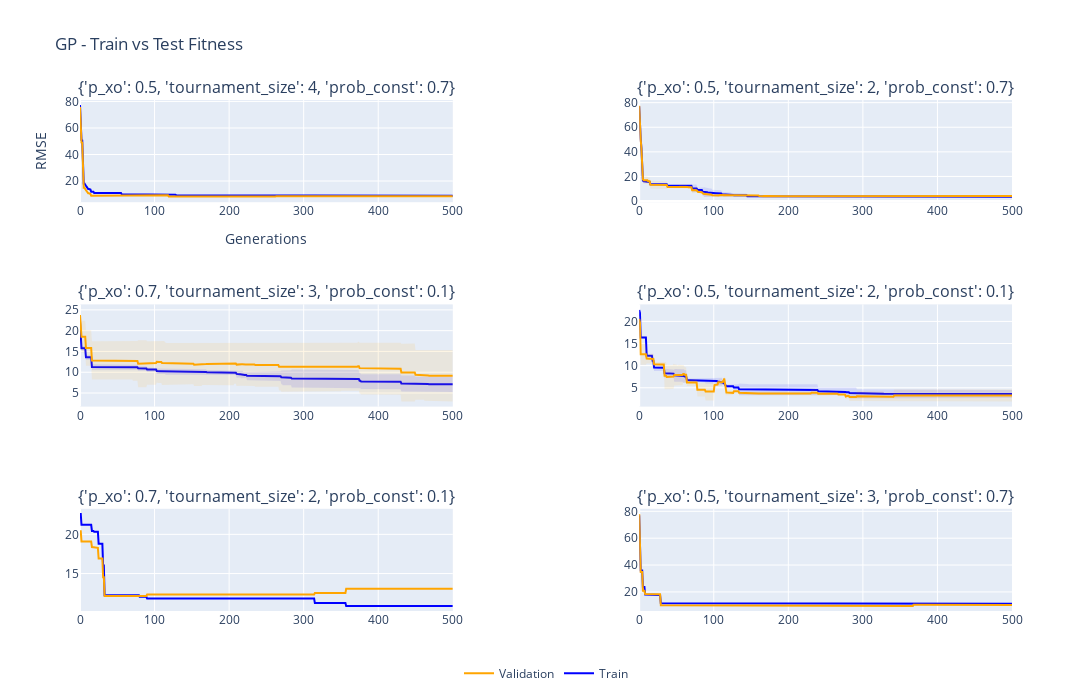

The code cell stored with this chart in its notebook:
### Markdown cell above
## Brief Bloat and Overfitting Discussion 

- Following nested cross-validation with grid search, the chosen hyperparameters remained varied.

- Solutions converge rapidly and plateau within the first 100 iterations, while continuing to grow in size—an unmistakable sign of bloat.

- In most cases, the training and validation curves align closely, indicating minimal overfitting.

### Code cell
fit_and_size_per_comb(10,MODEL_NAME,n_rows=3,n_cols=2)

### Figure 1 — Plotly figure (JSON) as saved in the notebook; plotly's stock layout.template omitted (floating-point values rounded to 4 significant figures; data arrays with more than 128 entries replaced by an {"elided": "..."} marker saying what was removed)
{"data": [{"line": {"color": "blue"}, "mode": "lines", "name": "Train", "showlegend": true, "type": "scatter", "x": {"elided": "501 int values"}, "xaxis": "x", "y": {"elided": "501 float values"}, "yaxis": "y"}, {"line": {"width": 0}, "mode": "lines", "name": "+1 std Train", "showlegend": false, "type": "scatter", "x": {"elided": "501 int values"}, "xaxis": "x", "y": {"elided": "501 float values"}, "yaxis": "y"}, {"fill": "tonexty", "fillcolor": "rgba(0,0,255,0.1)", "line": {"width": 0}, "mode": "lines", "name": "-1 std Train", "showlegend": false, "type": "scatter", "x": {"elided": "501 int values"}, "xaxis": "x", "y": {"elided": "501 float values"}, "yaxis": "y"}, {"line": {"color": "orange"}, "mode": "lines", "name": "Validation", "showlegend": true, "type": "scatter", "x": {"elided": "501 int values"}, "xaxis": "x", "y": {"elided": "501 float values"}, "yaxis": "y"}, {"line": {"width": 0}, "mode": "lines", "name": "+1 std Val", "showlegend": false, "type": "scatter", "x": {"elided": "501 int values"}, "xaxis": "x", "y": {"elided": "501 float values"}, "yaxis": "y"}, {"fill": "tonexty", "fillcolor": "rgba(255,165,0,0.1)", "line": {"width": 0}, "mode": "lines", "name": "-1 std Val", "showlegend": false, "type": "scatter", "x": {"elided": "501 int values"}, "xaxis": "x", "y": {"elided": "501 float values"}, "yaxis": "y"}, {"line": {"color": "blue"}, "mode": "lines", "name": "Train", "showlegend": false, "type": "scatter", "x": {"elided": "501 int values"}, "xaxis": "x2", "y": {"elided": "501 float values"}, "yaxis": "y2"}, {"line": {"width": 0}, "mode": "lines", "name": "+1 std Train", "showlegend": false, "type": "scatter", "x": {"elided": "501 int values"}, "xaxis": "x2", "y": {"elided": "501 float values"}, "yaxis": "y2"}, {"fill": "tonexty", "fillcolor": "rgba(0,0,255,0.1)", "line": {"width": 0}, "mode": "lines", "name": "-1 std Train", "showlegend": false, "type": "scatter", "x": {"elided": "501 int values"}, "xaxis": "x2", "y": {"elided": "501 float values"}, "yaxis": "y2"}, {"line": {"color": "orange"}, "mode": "lines", "name": "Validation", "showlegend": false, "type": "scatter", "x": {"elided": "501 int values"}, "xaxis": "x2", "y": {"elided": "501 float values"}, "yaxis": "y2"}, {"line": {"width": 0}, "mode": "lines", "name": "+1 std Val", "showlegend": false, "type": "scatter", "x": {"elided": "501 int values"}, "xaxis": "x2", "y": {"elided": "501 float values"}, "yaxis": "y2"}, {"fill": "tonexty", "fillcolor": "rgba(255,165,0,0.1)", "line": {"width": 0}, "mode": "lines", "name": "-1 std Val", "showlegend": false, "type": "scatter", "x": {"elided": "501 int values"}, "xaxis": "x2", "y": {"elided": "501 float values"}, "yaxis": "y2"}, {"line": {"color": "blue"}, "mode": "lines", "name": "Train", "showlegend": false, "type": "scatter", "x": {"elided": "501 int values"}, "xaxis": "x3", "y": {"elided": "501 float values"}, "yaxis": "y3"}, {"line": {"width": 0}, "mode": "lines", "name": "+1 std Train", "showlegend": false, "type": "scatter", "x": {"elided": "501 int values"}, "xaxis": "x3", "y": {"elided": "501 float values"}, "yaxis": "y3"}, {"fill": "tonexty", "fillcolor": "rgba(0,0,255,0.1)", "line": {"width": 0}, "mode": "lines", "name": "-1 std Train", "showlegend": false, "type": "scatter", "x": {"elided": "501 int values"}, "xaxis": "x3", "y": {"elided": "501 float values"}, "yaxis": "y3"}, {"line": {"color": "orange"}, "mode": "lines", "name": "Validation", "showlegend": false, "type": "scatter", "x": {"elided": "501 int values"}, "xaxis": "x3", "y": {"elided": "501 float values"}, "yaxis": "y3"}, {"line": {"width": 0}, "mode": "lines", "name": "+1 std Val", "showlegend": false, "type": "scatter", "x": {"elided": "501 int values"}, "xaxis": "x3", "y": {"elided": "501 float values"}, "yaxis": "y3"}, {"fill": "tonexty", "fillcolor": "rgba(255,165,0,0.1)", "line": {"width": 0}, "mode": "lines", "name": "-1 std Val", "showlegend": false, "type": "scatter", "x": {"elided": "501 int values"}, "xaxis": "x3", "y": {"elided": "501 float values"}, "yaxis": "y3"}, {"line": {"color": "blue"}, "mode": "lines", "name": "Train", "showlegend": false, "type": "scatter", "x": {"elided": "501 int values"}, "xaxis": "x4", "y": {"elided": "501 float values"}, "yaxis": "y4"}, {"line": {"width": 0}, "mode": "lines", "name": "+1 std Train", "showlegend": false, "type": "scatter", "x": {"elided": "501 int values"}, "xaxis": "x4", "y": {"elided": "501 float values"}, "yaxis": "y4"}, {"fill": "tonexty", "fillcolor": "rgba(0,0,255,0.1)", "line": {"width": 0}, "mode": "lines", "name": "-1 std Train", "showlegend": false, "type": "scatter", "x": {"elided": "501 int values"}, "xaxis": "x4", "y": {"elided": "501 float values"}, "yaxis": "y4"}, {"line": {"color": "orange"}, "mode": "lines", "name": "Validation", "showlegend": false, "type": "scatter", "x": {"elided": "501 int values"}, "xaxis": "x4", "y": {"elided": "501 float values"}, "yaxis": "y4"}, {"line": {"width": 0}, "mode": "lines", "name": "+1 std Val", "showlegend": false, "type": "scatter", "x": {"elided": "501 int values"}, "xaxis": "x4", "y": {"elided": "501 float values"}, "yaxis": "y4"}, {"fill": "tonexty", "fillcolor": "rgba(255,165,0,0.1)", "line": {"width": 0}, "mode": "lines", "name": "-1 std Val", "showlegend": false, "type": "scatter", "x": {"elided": "501 int values"}, "xaxis": "x4", "y": {"elided": "501 float values"}, "yaxis": "y4"}, {"line": {"color": "blue"}, "mode": "lines", "name": "Train", "showlegend": false, "type": "scatter", "x": {"elided": "501 int values"}, "xaxis": "x5", "y": {"elided": "501 float values"}, "yaxis": "y5"}, {"line": {"width": 0}, "mode": "lines", "name": "+1 std Train", "showlegend": false, "type": "scatter", "x": {"elided": "501 int values"}, "xaxis": "x5", "y": {"elided": "501 float values"}, "yaxis": "y5"}, {"fill": "tonexty", "fillcolor": "rgba(0,0,255,0.1)", "line": {"width": 0}, "mode": "lines", "name": "-1 std Train", "showlegend": false, "type": "scatter", "x": {"elided": "501 int values"}, "xaxis": "x5", "y": {"elided": "501 float values"}, "yaxis": "y5"}, {"line": {"color": "orange"}, "mode": "lines", "name": "Validation", "showlegend": false, "type": "scatter", "x": {"elided": "501 int values"}, "xaxis": "x5", "y": {"elided": "501 float values"}, "yaxis": "y5"}, {"line": {"width": 0}, "mode": "lines", "name": "+1 std Val", "showlegend": false, "type": "scatter", "x": {"elided": "501 int values"}, "xaxis": "x5", "y": {"elided": "501 float values"}, "yaxis": "y5"}, {"fill": "tonexty", "fillcolor": "rgba(255,165,0,0.1)", "line": {"width": 0}, "mode": "lines", "name": "-1 std Val", "showlegend": false, "type": "scatter", "x": {"elided": "501 int values"}, "xaxis": "x5", "y": {"elided": "501 float values"}, "yaxis": "y5"}, {"line": {"color": "blue"}, "mode": "lines", "name": "Train", "showlegend": false, "type": "scatter", "x": {"elided": "501 int values"}, "xaxis": "x6", "y": {"elided": "501 float values"}, "yaxis": "y6"}, {"line": {"width": 0}, "mode": "lines", "name": "+1 std Train", "showlegend": false, "type": "scatter", "x": {"elided": "501 int values"}, "xaxis": "x6", "y": {"elided": "501 float values"}, "yaxis": "y6"}, {"fill": "tonexty", "fillcolor": "rgba(0,0,255,0.1)", "line": {"width": 0}, "mode": "lines", "name": "-1 std Train", "showlegend": false, "type": "scatter", "x": {"elided": "501 int values"}, "xaxis": "x6", "y": {"elided": "501 float values"}, "yaxis": "y6"}, {"line": {"color": "orange"}, "mode": "lines", "name": "Validation", "showlegend": false, "type": "scatter", "x": {"elided": "501 int values"}, "xaxis": "x6", "y": {"elided": "501 float values"}, "yaxis": "y6"}, {"line": {"width": 0}, "mode": "lines", "name": "+1 std Val", "showlegend": false, "type": "scatter", "x": {"elided": "501 int values"}, "xaxis": "x6", "y": {"elided": "501 float values"}, "yaxis": "y6"}, {"fill": "tonexty", "fillcolor": "rgba(255,165,0,0.1)", "line": {"width": 0}, "mode": "lines", "name": "-1 std Val", "showlegend": false, "type": "scatter", "x": {"elided": "501 int values"}, "xaxis": "x6", "y": {"elided": "501 float values"}, "yaxis": "y6"}], "layout": {"annotations": [{"font": {"size": 16}, "showarrow": false, "text": "{'p_xo': 0.5, 'tournament_size': 4, 'prob_const': 0.7}", "x": 0.2, "xanchor": "center", "xref": "paper", "y": 1, "yanchor": "bottom", "yref": "paper"}, {"font": {"size": 16}, "showarrow": false, "text": "{'p_xo': 0.5, 'tournament_size': 2, 'prob_const': 0.7}", "x": 0.8, "xanchor": "center", "xref": "paper", "y": 1, "yanchor": "bottom", "yref": "paper"}, {"font": {"size": 16}, "showarrow": false, "text": "{'p_xo': 0.7, 'tournament_size': 3, 'prob_const': 0.1}", "x": 0.2, "xanchor": "center", "xref": "paper", "y": 0.6, "yanchor": "bottom", "yref": "paper"}, {"font": {"size": 16}, "showarrow": false, "text": "{'p_xo': 0.5, 'tournament_size': 2, 'prob_const': 0.1}", "x": 0.8, "xanchor": "center", "xref": "paper", "y": 0.6, "yanchor": "bottom", "yref": "paper"}, {"font": {"size": 16}, "showarrow": false, "text": "{'p_xo': 0.7, 'tournament_size': 2, 'prob_const': 0.1}", "x": 0.2, "xanchor": "center", "xref": "paper", "y": 0.2, "yanchor": "bottom", "yref": "paper"}, {"font": {"size": 16}, "showarrow": false, "text": "{'p_xo': 0.5, 'tournament_size': 3, 'prob_const': 0.7}", "x": 0.8, "xanchor": "center", "xref": "paper", "y": 0.2, "yanchor": "bottom", "yref": "paper"}], "height": 700, "legend": {"orientation": "h", "x": 0.5, "xanchor": "center", "y": -0.15, "yanchor": "bottom"}, "title": {"text": "GP - Train vs Test Fitness"}, "width": 1100, "xaxis": {"anchor": "y", "domain": [0, 0.4], "title": {"text": "Generations"}}, "xaxis2": {"anchor": "y2", "domain": [0.6, 1]}, "xaxis3": {"anchor": "y3", "domain": [0, 0.4]}, "xaxis4": {"anchor": "y4", "domain": [0.6, 1]}, "xaxis5": {"anchor": "y5", "domain": [0, 0.4]}, "xaxis6": {"anchor": "y6", "domain": [0.6, 1]}, "yaxis": {"anchor": "x", "domain": [0.8, 1], "range": [0, null], "title": {"text": "RMSE"}}, "yaxis2": {"anchor": "x2", "domain": [0.8, 1], "range": [0, null]}, "yaxis3": {"anchor": "x3", "domain": [0.4, 0.6], "range": [0, null]}, "yaxis4": {"anchor": "x4", "domain": [0.4, 0.6], "range": [0, null]}, "yaxis5": {"anchor": "x5", "domain": [0, 0.2], "range": [0, null]}, "yaxis6": {"anchor": "x6", "domain": [0, 0.2], "range": [0, null]}}}
